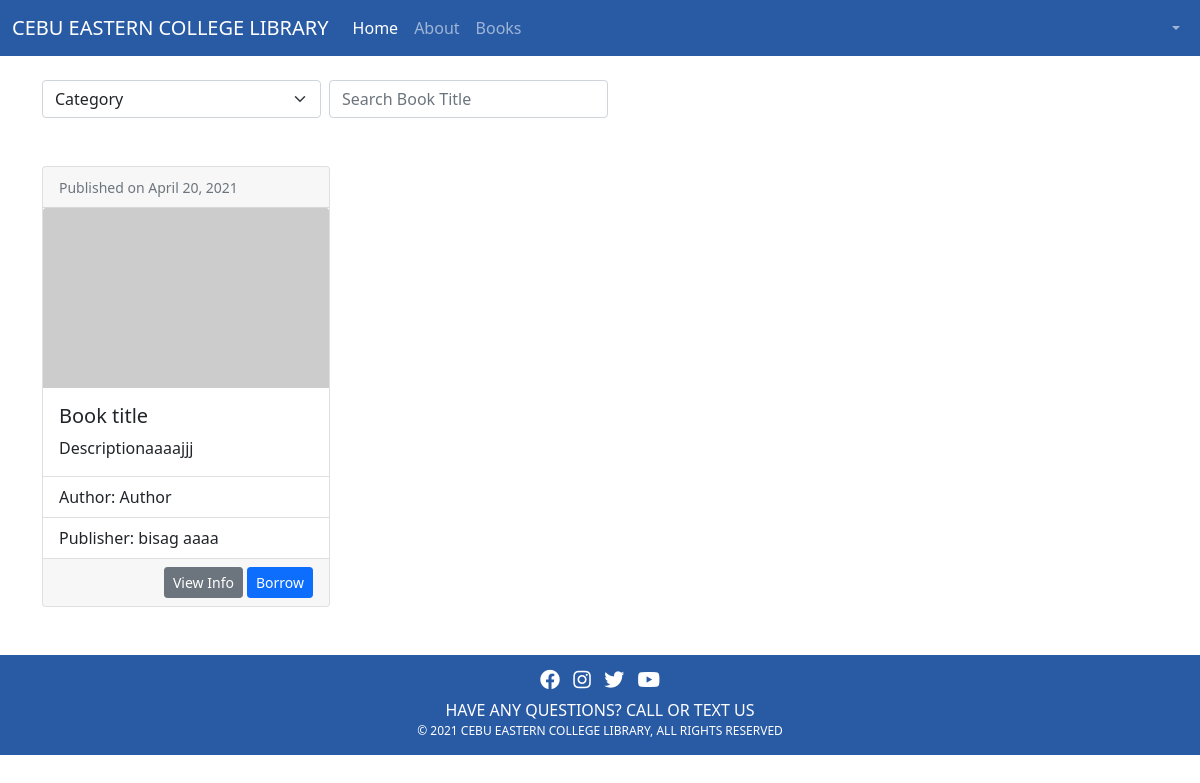
The app's page /dashboards/students/index.php, older data.
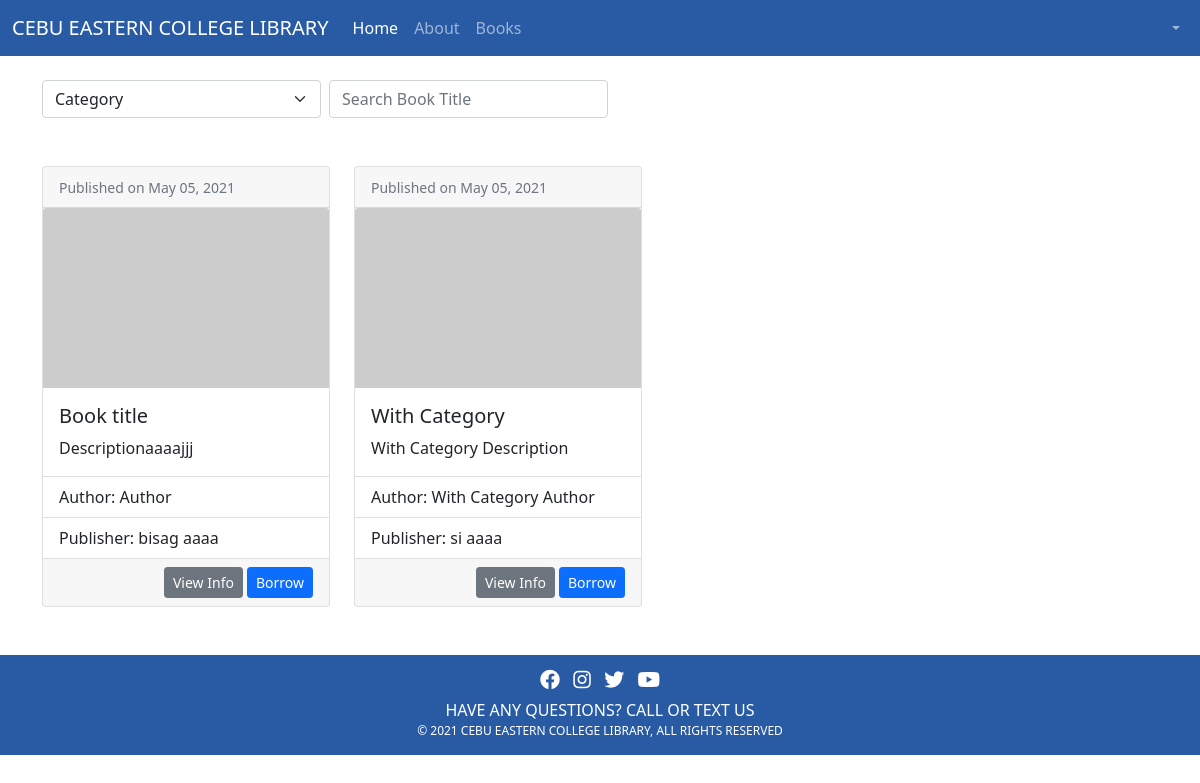
The same page, newer data.
### tables this page shows
CREATE TABLE `books` (
  `id` int(11) NOT NULL,
  `ddc` varchar(255) NOT NULL,
  `description` varchar(255) NOT NULL,
  `category_id` int(11) NOT NULL,
  `author` varchar(255) NOT NULL,
  `edition_number` varchar(255) NOT NULL,
  `place_of_publication` varchar(255) NOT NULL,
  `publisher` varchar(255) NOT NULL,
  `copyright` varchar(255) NOT NULL,
  `status` varchar(255) NOT NULL DEFAULT 'published',
  `created_at` timestamp NOT NULL DEFAULT current_timestamp(),
  `updated_at` timestamp NOT NULL DEFAULT current_timestamp() ON UPDATE current_timestamp()
);

### db/connection.php (called while the page is built, shortened)
<?php
function connect() {
    try {
        return new PDO("mysql:host=localhost;dbname=librarysrs","root","");
    } catch (PDOException $e) {
        echo $e->getMessage();
    }
}
function getRecordsWithCondition($table, $field, $condition){
    $conn = connect();
    $sql = "SELECT * FROM $table WHERE $field = ?";
    $stmt = $conn->prepare($sql);
    $stmt->execute(array($condition));
    $row = $stmt->fetchAll();
    return $row;
}
?>

### dashboards/students/index.php (the view, shortened to what this page needs)
<?php include 'inc/header.php' ?>
<?php include '../../db/connection.php' ?>
<?php
  $bookList = getRecordsWithCondition('books','status','published');
?>
<div class="container my-4">
<div class="flex-row d-flex">
  <select  class="w-25 form-select"  aria-label="Default select example" id="categorySelect">
      <option disabled selected>Category</option>
  </select>
  <input type="text"  placeholder="Search Book Title"  class="mx-2 w-25 form-control" id="searchBook">
</div>
<div class="card-deck mt-5" id="initialCardDeck">
  <?php foreach($bookList as $books) { ?>
        <div class="card me-4" style="width: 18rem">
            <div class="card-header">
                <small class="text-muted">Published on <?php echo date_format(date_create($books['updated_at']), 'F d, Y'); ?></small>
            </div>
            <img class="card-img-top" src="https://via.placeholder.com/286x180" alt="Card image cap">
            <div class="card-body">
                <h5 class="card-title"><?php echo $books['ddc']; ?></h5>
                <p class="card-text"><?php echo $books['description']; ?></p>
            </div>
            <ul class="list-group list-group-flush">
                <li class="list-group-item">Author: <?php echo $books['author'] ?></li>
                <li class="list-group-item">Publisher: <?php echo $books['publisher'] ?></li>
            </ul>
            <div class="card-footer">
                <div class="d-flex flex-row flex-wrap">
                    <div class="d-flex flex-fill align-items-center justify-content-end">
                        <a href="#" data-bs-toggle="modal" data-bs-target="#viewBookModal" data-id="<?php echo $books['id'] ?>" class="btn btn-secondary  btn-sm me-1">View Info</a>
                        <a href="#" data-bs-toggle="modal" data-bs-target="#borrowBookModal" data-id="<?php echo $books['id'] ?>" class="btn btn-primary btn-sm ml-1">Borrow</i></a>
                    </div>
                </div>
            </div>
        </div>
  <?php } ?>
    </div>
</div>
<?php include 'inc/footer.php' ?>

### dashboards/students/inc/header.php (shortened to what this page needs)
<!DOCTYPE html>
<html lang="en">
<head>
    <link rel="stylesheet" href="../../assets/css/bootstrap.min.css">
    <link rel="stylesheet" href="https://pro.fontawesome.com/releases/v5.10.0/css/all.css"/>
</head>
<body>
<nav class="navbar navbar-expand-lg navbar-dark" style="background-color: #295ba5">
  <div class="container-fluid">
    <a class="navbar-brand" href="#">
        CEBU EASTERN COLLEGE LIBRARY
    </a>
    <div class="collapse navbar-collapse" id="navbarNav">
      <ul class="navbar-nav">
        <li class="nav-item">
          <a class="nav-link active" aria-current="page" href="#">Home</a>
        </li>
        <li class="nav-item">
          <a class="nav-link" href="#">About</a>
        </li>
        <li class="nav-item">
          <a class="nav-link" href="#">Books</a>
        </li>
      </ul>
      <ul class="navbar-nav ms-auto">
      <li class="nav-item dropdown ">
          <a class="nav-link dropdown-toggle" href="#" id="navbarDropdown" role="button" data-bs-toggle="dropdown" aria-expanded="false">
          </a>
        </li>
      </ul>
    </div>
  </div>
</nav>

### dashboards/students/inc/footer.php
<div class="mt-5 d-flex  footerContainer">
        <div class="d-flex justify-content-center flex-column flex-fill align-items-center">
            <div class="d-flex justify-content-between flex-row mb-2" style="width:120px">
                <a href="https://www.facebook.com" target="_blank" class="d-flex text-decoration-none" style="font-size:20px;color:white">
                    <i class="fab fa-facebook"></i>
                </a>
                <a href="https://www.instagram.com" target="_blank" class="d-flex text-decoration-none" style="font-size:20px;color:white">
                    <i class="fab fa-instagram"></i>
                </a>
                <a href="https://www.twitter.com" target="_blank" class="d-flex text-decoration-none" style="font-size:20px;color:white">
                    <i class="fab fa-twitter"></i>
                </a>
                <a href="https://www.youtube.com" target="_blank" class="d-flex text-decoration-none" style="font-size:20px;color:white">
                    <i class="fab fa-youtube"></i>
                </a>
            </div>
            <span>HAVE ANY QUESTIONS? CALL OR TEXT US</span>
            <span style="font-size:12px">© 2021 CEBU EASTERN COLLEGE LIBRARY, ALL RIGHTS RESERVED</span>
        </div>
    </div>
</body>
</html>

### dashboards/students/inc/header.php (style rules this page uses)
html,body { height: 100%; }
.footerContainer { height: 100px; background: #295ba5; color: #fff; }
.card-deck { display: flex; flex-direction: row; flex-wrap: wrap; }

Row changes from the older to the newer data that the page shows:
changed books "Book title": updated_at "April 20, 2021" → "May 05, 2021"
added books: updated_at "May 05, 2021", ddc "With Category", description "With Category Description", author "With Category Author", publisher "si aaaa"
